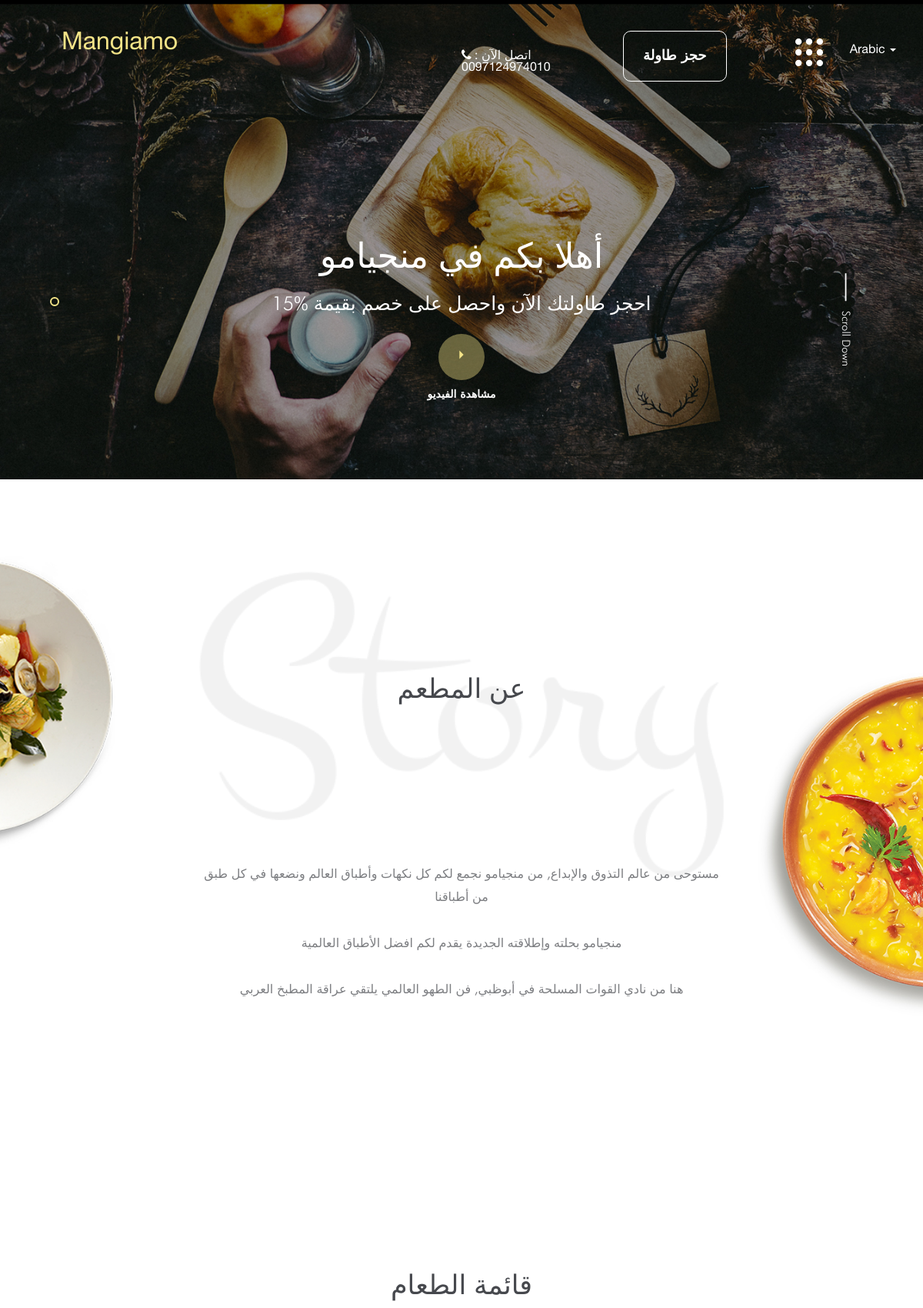
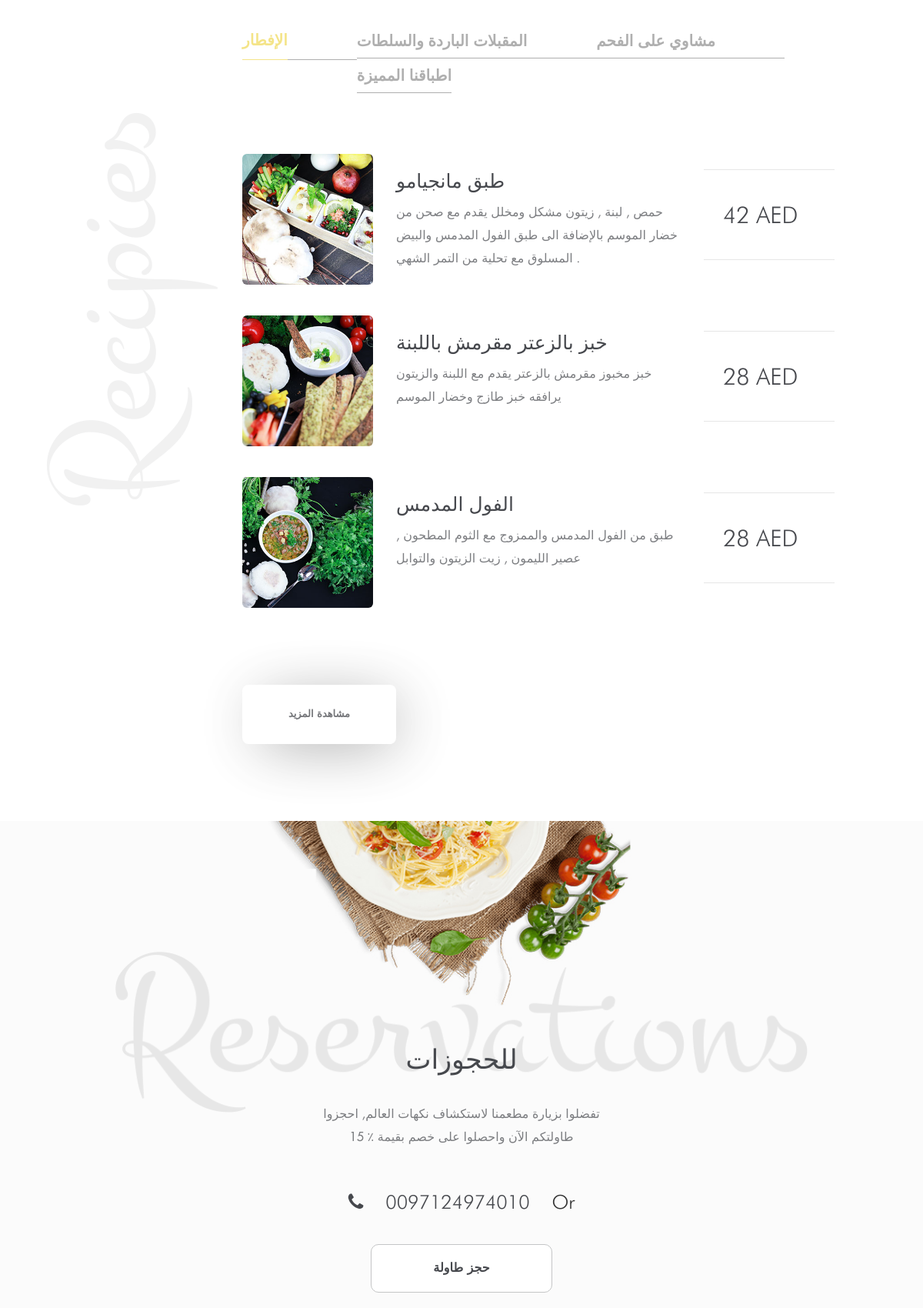
The page / (upper part) on the database its author committed (2 pictures, top to bottom).
### tables this page shows
CREATE TABLE `category` (
  `id` int(11) NOT NULL,
  `slug` varchar(255) NOT NULL,
  `english` varchar(255) NOT NULL,
  `arabic` varchar(255) NOT NULL,
  `img` varchar(255) NOT NULL,
  `is_img` enum('0','1') NOT NULL DEFAULT '0'
);

CREATE TABLE `foods` (
  `id` int(11) NOT NULL,
  `cat_id` int(11) NOT NULL,
  `title_en` varchar(255) NOT NULL,
  `detail_en` text NOT NULL,
  `title` varchar(255) NOT NULL,
  `detail` text NOT NULL,
  `price` varchar(100) NOT NULL,
  `img` varchar(255) NOT NULL
);

### functions/common.php (called while the page is built, shortened)
<?php
function get_server_url($dev=false){
  $protocol = ((!empty($_SERVER['HTTPS']) && $_SERVER['HTTPS'] != 'off') || $_SERVER['SERVER_PORT'] == 443) ? "https://" : "http://";
   if($dev==true){
    $folder="restaurant-yz/";
   }else{
    $folder="";
   }
  $url = $protocol . $_SERVER['HTTP_HOST'] ."/".$folder;
  return $url;
}
$site_url=get_server_url(ENVR);
?>

### template-parts/menu-section.php (the view)
<?php
    require_once 'functions/config.php';
    $querym = "SELECT * FROM category where is_img='1' limit 4";
    $resultm = $db->query($querym);
    ?>
    <section class="menu_section" id="menu">
        <div class="container-fluid">
            <h2 class="header-2 text-center" data-anijs="if: mouseover, do: swing animated">قائمة الطعام</h2>
            <div class="row">
                <div class="col-md-3 menu-side">
                    <div class="text-shadow">Recipies</div>
                </div>
                <div class="col-md-8">
                     <div class="menu-tab">
                       <ul class="nav nav-tabs ab" role="tablist">
                        <?php
                            $array_cats=array();
                            $i=0;
                            while ($rowm= $resultm->fetch_object()){
                                $array_cats[$i]['id']=$rowm->id;
                                $array_cats[$i]['slug']=$rowm->slug;
                         ?>
                         <li role="presentation" <?php if($i<1){ ?> class="active" <?php } ?>><a href="#<?php echo $rowm->slug;?>" aria-controls="<?php echo $rowm->slug;?>" role="tab" data-toggle="tab"><?php echo$rowm->arabic;?> </a></li>
                         <?php $i++;} ?>
                       </ul>
                        <div class="tab-content">
                        <?php foreach ($array_cats as $k=>$array_cat) {
                            $cat_id=$array_cat['id'];
                            $querym2 = "SELECT * FROM foods where cat_id='$cat_id' && img!='' limit 3";
                            $resultm2 = $db->query($querym2);
                         ?>
                         <div role="tabpanel" class="tab-pane fade in <?php if($k<1){ ?> active <?php } ?>" id="<?php echo $array_cat['slug'];?>">
                            <?php while ($rowm2 = $resultm2->fetch_object()){ ?>
                            <div class="row item">
                                <div class="col-md-3 col-xs-3 set-full">
                                    <div class="img-crcl">
                                        <img src="img/<?php echo $rowm2->img;?>">
                                    </div>
                                </div>
                                <div class="col-md-6 col-xs-6 set-full">
                                    <h3 class="header-3"><?php echo $rowm2->title;?></h3>
                                    <p class="p-text-1">
                                        <?php echo $rowm2->detail;?>
                                    </p>
                                </div>
                                <div class="col-md-3 col-xs-3 set-full">
                                    <div class="price-box">
                                        <?php echo $rowm2->price;?>
                                    </div>
                                </div>
                            </div>
                            <?php } ?>
                         </div>
                         <?php } ?>
                        </div>
                        </div>
                     <a href="menu.php" class="view-more-btn">مشاهدة المزيد</a>
                </div>
                <div class="col-md-1">&nbsp;</div>
            </div>
        </div>
    </section>

### includes/header.php (shortened to what this page needs)
<?php
include "functions/common.php";
?>
<!DOCTYPE html>
<html lang="en">
<head>
    <link rel="stylesheet" href="css/bootstrap.min.css">
    <link rel="stylesheet" href="css/bootstrap-datepicker3.min.css">
    <link rel="stylesheet" href="css/font-awesome.min.css">
    <link rel="stylesheet" href="https://anijs.github.io/lib/anicollection/anicollection.css">
    <link rel="stylesheet" href="css/style.css">
</head>
<body>
    <header class="header-with-bg">
        <div class="container-fluid">
            <div class="row fix logo-nav">
                <div class="col-md-6 col-xs-6 left-bar">
                    <div class="logo">
                        <a href="<?php echo $site_url;?>">Mangiamo</a>
                    </div>
                </div>
                <div class="col-md-2 call-now">
                    <i class="fa fa-phone" aria-hidden="true"></i> اتصل الآن :  <a href="tel:0097124974010">0097124974010</a>
                </div>
                <div class="col-md-4 right-bar">
                    <div class="row">
                        <div class="col-md-8 col-xs-4 book-btn-bar">
                            <a href="javascript:void(0);" class="book-btn-1" data-toggle="modal" data-target="#book_now_modal">حجز طاولة</a>
                        </div>
                        <div class="col-md-4 text-right">
                            <a href="javascript:void(0);" class="menu-openbtn">
                        </a>
                        <ul class="nav navbar-nav language-bar">
                            <li class="dropdown">
                              <a href="javascript:void(0);" class="dropdown-toggle" data-toggle="dropdown" role="button" aria-haspopup="true" aria-expanded="false">Arabic <span class="caret"></span></a>
                            </li>
                        </ul>
                        </div>
                    </div>
                </div>
            </div>

### index.php (shortened to what this page needs)
<?php include "includes/header.php";?>
            <div class="header-slider">
                <div class="row">
                    <div class="col-md-2 slider-st">
                                  <ol class="carousel-indicators">
                                  <li data-target="#head-text-slide" data-slide-to="0" class="active"></li>
                                </ol>
                    </div>
                    <div class="col-md-8 slider-st">
                        <div id="head-text-slide" class="carousel slide" data-ride="carousel">
                            <div class="carousel-inner" role="listbox">
                                <div class="item active">
                                    <h1 class="header-1">أهلا بكم في منجيامو</h1>
                                    <h3 class="header-3"> احجز طاولتك الآن واحصل على خصم بقيمة %15 </h3>
                                </div>
                                <div class="video-play-div" id="play-btn2" data-toggle="modal" data-target="#video_modal">
                                    <a href="javascript:void()"></a>
                                </div>
                                <span class="video-btn-sub">مشاهدة الفيديو</span>
                            </div>
                        </div>
                    </div>
                    <div class="col-md-2 slider-st">
                        <div class="scroll-down-btn">
                            Scroll Down
                        </div>
                    </div>
                </div>
            </div>
        </div>
    </header>
    <?php include "template-parts/story-section.php"; ?>
    <?php include "template-parts/menu-section.php"; ?>
    <?php include "template-parts/reservation-section.php"; ?>
    <?php include "includes/footer.php"; ?>

### template-parts/story-section.php
<section class="story_section" id="our_story">
        <div class="container-fluid">
            <div class="row">
                <div class="col-md-12">
                    <div class="story_div">
                        <h2 class="header-2 text-center" data-anijs="if: mouseover, do: swing animated">عن المطعم</h2>
                        <p class="p-text-1 text-center">
                           مستوحى من عالم التذوق والإبداع, من منجيامو نجمع لكم كل نكهات وأطباق العالم ونضعها في كل طبق من أطباقنا<br/><br/>منجيامو بحلته وإطلاقته الجديدة يقدم لكم افضل الأطباق العالمية<br/><br/>هنا من نادي القوات المسلحة في أبوظبي, فن الطهو العالمي يلتقي عراقة المطبخ العربي
                        </p>
                    </div>
                </div>
            </div>
        </div>
</section>

### template-parts/reservation-section.php (shortened to what this page needs)
<section class="reservation-sec" id="reservation">
    <div class="container-fluid">
        <div class="row">
            <div class="col-md-12">
                <div class="reserv_div">
                    <h2 class="header-2 text-center" data-anijs="if: mouseover, do: swing animated">للحجوزات</h2>
                    <div class="reserv_div_text">
                        <p class="p-text-1 text-center">
                        تفضلوا بزيارة مطعمنا لاستكشاف نكهات العالم, احجزوا طاولتكم الآن واحصلوا على خصم بقيمة ٪ 15
                    </p>
                    </div>
                    <div class="reserv_div_text_2">
                        <a href="tel:0097124974010" class="contact-no"><i class="fa fa-phone" aria-hidden="true"></i> &nbsp; 0097124974010</a> &nbsp; Or
                        <br>
                        <a href="#" class="book-btn-2" data-toggle="modal" data-target="#book_now_modal">حجز طاولة</a>
                    </div>
                </div>
            </div>
        </div>
    </div>
</section>

### includes/footer.php (shortened to what this page needs)
</body>
</html>

### rows shown on the page
category: arabic "الإفطار"
category: arabic "المقبلات الباردة والسلطات"
category: arabic "مشاوي على الفحم"
category: arabic "اطباقنا المميزة"
foods: img (picture), title "طبق مانجيامو", detail "حمص , لبنة , زيتون مشكل ومخلل يقدم مع صحن من خضار الموسم بالإضافة الى طبق الفول المدمس والبيض المسلوق مع تحلية من التمر الشهي .", price "42 AED"
foods: img (picture), title "خبز بالزعتر مقرمش باللبنة", detail "خبز مخبوز مقرمش بالزعتر يقدم مع اللبنة والزيتون يرافقه خبز طازج وخضار الموسم", price "28 AED"
foods: img (picture), title "الفول المدمس", detail "طبق من الفول المدمس والممزوج مع الثوم المطحون , عصير الليمون , زيت الزيتون والتوابل", price "28 AED"
